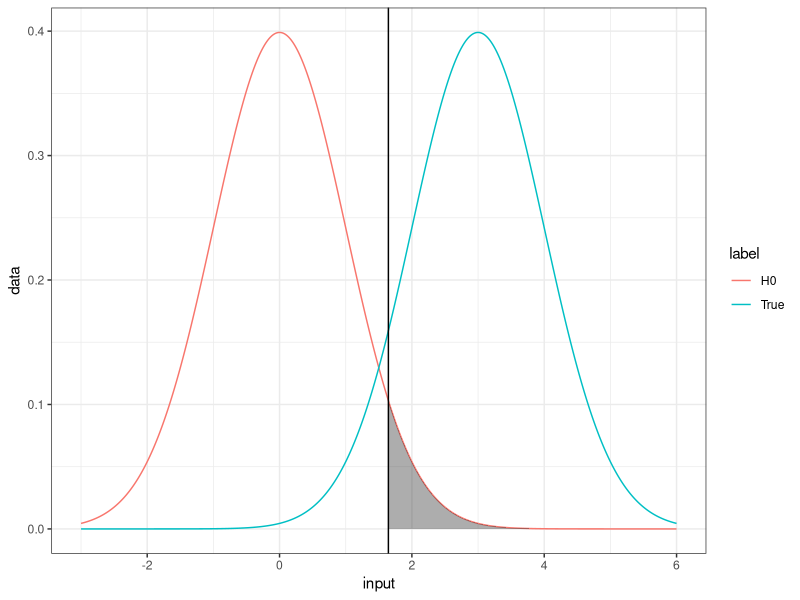

The R script that drew this image:
## ---- chunk 1
sum(TRUE + TRUE)
sum(FALSE)
## ---- chunk 2
example.vector <- seq(1,25,by= 2)
example.vector
example.vector > 10
example.vector >= 15
example.vector <= 5
## ---- chunk 3
sum(example.vector >10)
## ---- chunk 4
example.mx <- matrix(c(2,5,7,-2,-5,-10), ncol = 3, byrow=T)
example.mx < 1
## ---- chunk 5
dim(example.mx)[1] == 2
## ---- chunk 6
example.vector == 3
## ---- chunk 7
head(mtcars)
## ---- chunk 8
FALSE & FALSE
TRUE & FALSE
TRUE & TRUE
# Example of an AND operator
example.vector > 5 & example.vector < 10
# if you want to see the actual elements 
example.vector[example.vector >10 & example.vector < 20]
## ---- chunk 9
FALSE | FALSE
TRUE | FALSE
TRUE | TRUE
# Example of an OR operator
example.vector > 10 | example.vector < 20
example.vector < 10 | example.vector > 20
## ---- chunk 10
!(TRUE)
example.vector != 3
## ---- chunk 11
fruits <- c("banana","apple","strawberry","peach","mango")
"mango" %in% fruits
"durian" %in% fruits
## ---- chunk 12
c("mango","apple") == fruits
c("mango","apple") %in% fruits
## ---- chunk 13
!("durian" %in% fruits)
## ---- chunk 14
which(fruits == "apple")
## ---- chunk 15
fruits2 <- c("orange","banana","durian","cherry","mango","apple")
fruits2 %in% fruits
# show me the position
which(fruits2 %in% fruits)
#show me the elements
fruits2[fruits2 %in% fruits]
# There is also a function for this
intersect(fruits2, fruits)
## ---- chunk 16
head(mtcars)
## ---- chunk 17
head(airquality)
dim(airquality)
## ---- chunk 18
mean(airquality$Ozone)

airquality[airquality$Ozone > 20,]
## ---- chunk 19
na.omit(airquality$Ozone)
cat("\n")

mean(airquality$Ozone, na.rm = T)
cat("\n")

airquality$Ozone[!is.na(airquality$Ozone)]
## ---- chunk 20
mean(airquality$Ozone, na.rm = T)
cat("\n")

var(airquality$Ozone, na.rm = T)
## ---- chunk 21
myAir <- data.frame(airquality)
for(i in 1:ncol(myAir)){
  currentCol <- myAir[,i]
  currentCol[is.na(currentCol)] <- mean(currentCol,na.rm = T)
  myAir[,i] <- currentCol
}

head(myAir)
## ---- chunk 22
mean(myAir$Ozone)
cat("\n")

var(myAir$Ozone)
## ---- chunk 23
qnorm(0.05,lower.tail = F)
## ---- chunk 24
library(ggplot2)

theExercise <- function(sampSize=1000,h0Mean=0, trueMean=3, shadeType="H0",shadeDirection="Right",alpha=0.05){
  splitVal=qnorm(alpha,lower.tail = F)
  
  input <- seq((h0Mean-3),(3+trueMean),length.out = sampSize)
  x <- dnorm(input,mean = h0Mean)
  y <- dnorm(input,mean = trueMean)
  df <- data.frame(input=c(input,input),data=c(x,y),label=c(rep("H0",sampSize),rep("True",sampSize)))
  
  thePlot <- ggplot(df,aes(input,data))+
    geom_line(aes(color=label))+
    geom_vline(xintercept = splitVal)+
    theme_bw()
  
  #DO NOT WORRY ABOUT THIS STUFF! ###############################################
  if(shadeDirection=="Left"){
    shadeMin=-Inf
    shadeMax=splitVal
  }
  if(shadeDirection=="Right"){
    shadeMin=splitVal
    shadeMax=Inf
  }
  hilight <- df[df$input>shadeMin & df$input<shadeMax & df$label==shadeType,]
  hilight$ymin <- rep(0,nrow(hilight))
  thePlot <- thePlot+geom_ribbon(hilight,mapping=aes(x=input,ymin=ymin,ymax=data),alpha=0.4)
  ################################################################################
  
  thePlot
}

theExercise()
